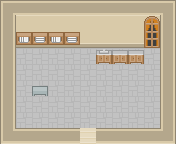

Tiled map render using the project's own tile images. Description and the whole map definition, tile-layer contents included, below:
An orthogonal 11x9 tile map with 16x16 px tiles, 3 tile layers (sol, decor, toits), 2 hidden layers not drawn and 3 objects (2x pnj, sortie).

<map version="1.10" tiledversion="1.11.0" orientation="orthogonal" renderorder="right-down" width="11" height="9" tilewidth="16" tileheight="16" infinite="0" nextlayerid="7" nextobjectid="4">
 <properties>
  <property name="titre" value="Labo du Professeur" />
 </properties>
 <tileset firstgid="1" name="roguelike" tilewidth="16" tileheight="16" spacing="1" tilecount="1767" columns="57">
  <image source="../kenney_roguelike-rpg-pack/Spritesheet/roguelikeSheet_transparent.png" width="968" height="526" />
 </tileset>
 <layer id="1" name="sol" width="11" height="9">
  <data encoding="csv">
121,121,121,121,121,121,121,121,121,121,121,
121,121,121,121,121,121,121,121,121,121,121,
121,121,121,121,121,121,121,121,121,121,121,
121,121,121,121,121,121,121,121,121,121,121,
121,121,121,121,121,121,121,121,121,121,121,
121,121,121,121,121,121,121,121,121,121,121,
121,121,121,121,121,121,121,121,121,121,121,
121,121,121,121,121,121,121,121,121,121,121,
121,121,121,121,121,121,121,121,121,121,121
</data>
 </layer>
 <layer id="2" name="decor" width="11" height="9">
  <data encoding="csv">
701,699,699,699,699,699,699,699,699,699,702,
757,874,874,874,874,874,874,874,874,874,757,
757,869,869,869,869,869,869,869,869,869,757,
757,0,0,0,0,0,29,30,30,0,757,
757,0,0,0,0,0,0,0,0,0,757,
757,0,195,0,0,0,0,0,0,0,757,
757,0,0,0,0,0,0,0,0,0,757,
757,0,0,0,0,0,0,0,0,0,757,
758,699,699,699,699,984,699,699,699,699,759
</data>
 </layer>
 <layer id="3" name="toits" width="11" height="9">
  <data encoding="csv">
0,0,0,0,0,0,0,0,0,0,0,
0,0,0,0,0,0,0,0,0,160,0,
0,89,88,89,88,0,0,0,0,217,0,
0,0,0,0,0,0,0,0,0,0,0,
0,0,0,0,0,0,0,0,0,0,0,
0,0,0,0,0,0,0,0,0,0,0,
0,0,0,0,0,0,0,0,0,0,0,
0,0,0,0,0,0,0,0,0,0,0,
0,0,0,0,0,0,0,0,0,0,0
</data>
 </layer>
 <layer id="4" name="collisions" width="11" height="9" visible="0">
  <data encoding="csv">
1471,1471,1471,1471,1471,1471,1471,1471,1471,1471,1471,
1471,1471,1471,1471,1471,1471,1471,1471,1471,1471,1471,
1471,1471,1471,1471,1471,1471,1471,1471,1471,1471,1471,
1471,0,0,0,0,0,1471,1471,1471,0,1471,
1471,0,0,0,0,1471,0,0,0,0,1471,
1471,0,1471,0,0,0,0,0,1471,0,1471,
1471,0,0,0,0,0,0,0,0,0,1471,
1471,0,0,0,0,0,0,0,0,0,1471,
1471,1471,1471,1471,1471,0,1471,1471,1471,1471,1471
</data>
 </layer>
 <layer id="5" name="herbes" width="11" height="9" visible="0">
  <data encoding="csv">
0,0,0,0,0,0,0,0,0,0,0,
0,0,0,0,0,0,0,0,0,0,0,
0,0,0,0,0,0,0,0,0,0,0,
0,0,0,0,0,0,0,0,0,0,0,
0,0,0,0,0,0,0,0,0,0,0,
0,0,0,0,0,0,0,0,0,0,0,
0,0,0,0,0,0,0,0,0,0,0,
0,0,0,0,0,0,0,0,0,0,0,
0,0,0,0,0,0,0,0,0,0,0
</data>
 </layer>
 <objectgroup id="6" name="objets">
  <object id="1" name="sortie" class="sortie" x="80" y="128" width="16" height="16">
   <properties>
    <property name="vers_carte" value="village" />
    <property name="vers_x" type="int" value="4" />
    <property name="vers_y" type="int" value="7" />
   </properties>
  </object>
  <object id="2" name="prof" class="pnj" x="80" y="64" width="16" height="16">
   <properties>
    <property name="sprite" type="int" value="271" />
    <property name="dialogue" value="Te voilà ! Prends bien soin de ton Pokémon. L'arène du Désert t'attend au nord." />
   </properties>
  </object>
  <object id="3" name="assistant" class="pnj" x="128" y="80" width="16" height="16">
   <properties>
    <property name="sprite" type="int" value="433" />
    <property name="dialogue" value="Les Pokémon sauvages vivent dans les hautes herbes de la Route 1." />
   </properties>
  </object>
 </objectgroup>
</map>
